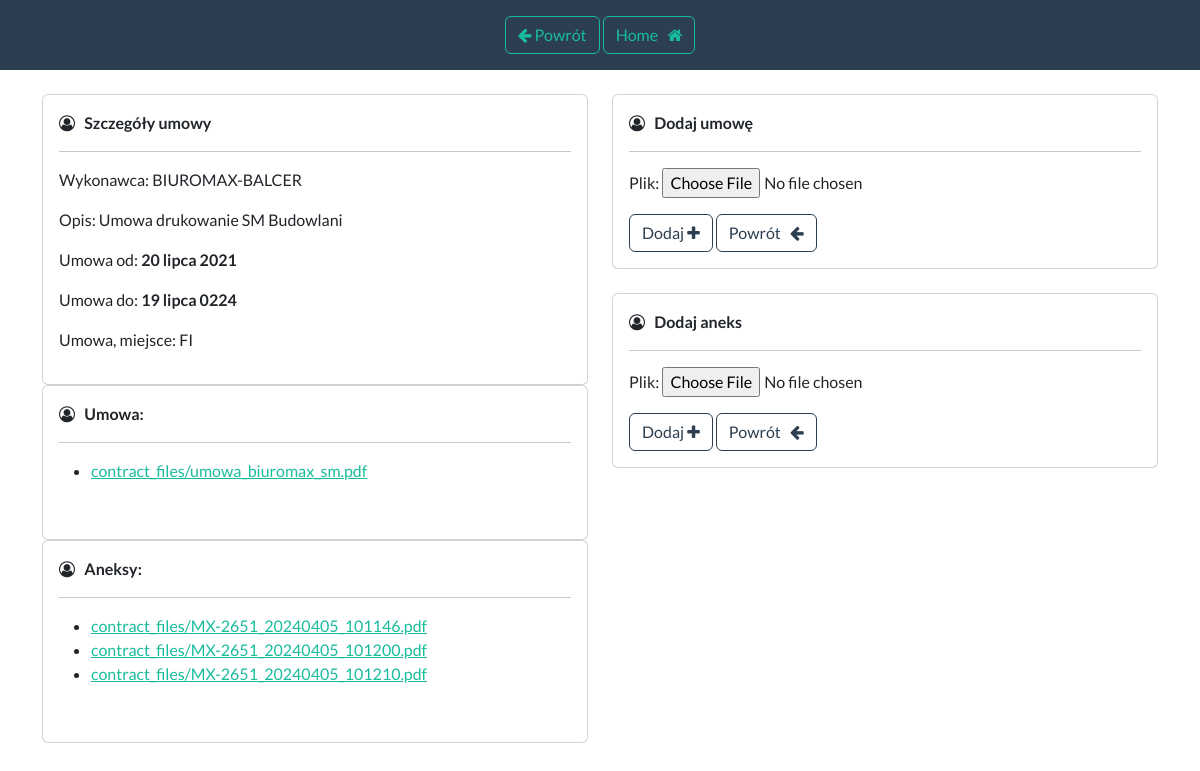
/umowy/details/42/ (signed in), run on the app's committed database.
### umowy/models.py (models this page shows, shortened)
class Contract(models.Model):
    contractor = models.ForeignKey(Contractor, on_delete=models.CASCADE)
    description = models.TextField()
    start_date = models.DateField()
    end_date = models.DateField(blank=True, null=True)
    indefinite = models.CharField(max_length=100, blank=True, null=True)
    status = models.CharField(max_length=100, default='Aktywna')
    place = models.CharField(max_length=20, blank=True, null=True)

class Contractor(models.Model):
    name = models.CharField(max_length=100)

class ContractFile(models.Model):
    contract = models.ForeignKey(Contract, on_delete=models.CASCADE)
    file = models.FileField(upload_to='contract_files/')

class ContractFileAnnex(models.Model):
    contract = models.ForeignKey(Contract, on_delete=models.CASCADE)
    file_annex = models.FileField(upload_to='contract_files/')

### umowy/views.py (the view)
# urls.py: path('details/<int:contract_id>/', views.details_contract, name='details_contract'),
@login_required(login_url="login")
def details_contract(request, contract_id):
    contract = get_object_or_404(Contract, pk=contract_id)
    my_files = ContractFile.objects.filter(contract=contract)
    annex_files = ContractFileAnnex.objects.filter(contract=contract)
    if request.method == 'POST':
        form = ContractFileForm(request.POST, request.FILES)
        annex_form = ContractFileFormAnnex(request.POST, request.FILES)
        if form.is_valid():
            instance = form.save(commit=False)
            instance.contract = contract
            instance.save()
            return redirect('details_contract', contract_id=contract_id)
        elif annex_form.is_valid():
            instance_annex = annex_form.save(commit=False)
            instance_annex.contract = contract
            instance_annex.save()
            return redirect('details_contract', contract_id=contract_id)
    else:
        form = ContractFileForm()
        annex_form = ContractFileFormAnnex()
    return render(request, 'details-contract.html',
                  {'contract': contract, 'form': form, 'annex_form': annex_form, 'my_files': my_files, 'annex_files': annex_files})

### umowy/forms.py (shortened to what this page needs)
class ContractFileForm(forms.ModelForm):
    class Meta:
        model = ContractFile
        fields = ['file']
        labels = {'file': 'Plik'}

class ContractFileFormAnnex(forms.ModelForm):
    class Meta:
        model = ContractFileAnnex
        fields = ['file_annex']
        labels = {'file_annex': 'Plik'}

### umowy/templates/details-contract.html (shortened to what this page needs)
{% extends 'base-contract-detail.html' %}
{% load static %}
{% block content %}
    <div class="row">
        <div class="col-sm-6 mb-3 mb-sm-0">
            <div class="card">
                <div class="card-body">
                    <i class="fa fa-user-circle-o" aria-hidden="true"></i> &nbsp;
                    <strong>Szczegóły umowy</strong>
                    <hr>
                    <p>Wykonawca: {{ contract.contractor.name }}</p>
                    <p>Opis: {{ contract.description }}</p>
                    <p>Umowa od: <b>{{ contract.start_date }}</b></p>
                    <p>Umowa do: {% if contract.end_date == None %}
                        <b>Czas nieokreślony</b>
                    {% else %}
                        <b>{{ contract.end_date }}</b>
                    {% endif %}</p>
                    <p>Umowa, miejsce: {{ contract.place }}</p>
                </div>
            </div>
            <div class="card">
                <div class="card-body">
                    <i class="fa fa-user-circle-o" aria-hidden="true"></i> &nbsp;
                    <strong>Umowa:</strong>
                    <hr>
                    <ul>
                        {% for file in my_files %}
                            <li><a href="{{ file.file.url }}" target="_blank">{{ file.file.name }}</a></li>
                        {% endfor %}
                    </ul>
                    <br>
                </div>
            </div>
            <div class="card">
                <div class="card-body">
                    <i class="fa fa-user-circle-o" aria-hidden="true"></i> &nbsp;
                    <strong>Aneksy:</strong>
                    <hr>
                    <ul>
                        {% for file_annex in annex_files %}
                            <li><a href="{{ file_annex.file_annex.url }}"
                                   target="_blank">{{ file_annex.file_annex.name }}</a></li>
                        {% endfor %}
                    </ul>
                    <br>
                </div>
            </div>
        </div>
        <div class="col-sm-6 mb-3 mb-sm-0">
            <div class="card">
                <div class="card-body">
                    <i class="fa fa-user-circle-o" aria-hidden="true"></i> &nbsp;
                    <strong>Dodaj umowę</strong>
                    <hr>
                    <form method="post" enctype="multipart/form-data">
                        {{ form.as_p }}
                        <button class="btn btn-outline-primary" type="submit">Dodaj <i class="fa fa-plus"></i></button>
                        <a href="{% url 'dashboard_contracts' %}" class="btn btn-outline-primary"> Powrót &nbsp; <i
                                class="fa fa-arrow-left"></i> </a>
                    </form>
                </div>
            </div>
            <br>
            <div class="card">
                <div class="card-body">
                    <i class="fa fa-user-circle-o" aria-hidden="true"></i> &nbsp;
                    <strong>Dodaj aneks</strong>
                    <hr>
                    <form method="post" enctype="multipart/form-data">
                        {{ annex_form.as_p }}
                        <button class="btn btn-outline-primary" type="submit">Dodaj <i class="fa fa-plus"></i></button>
                        <a href="{% url 'dashboard_contracts' %}" class="btn btn-outline-primary"> Powrót &nbsp; <i
                                class="fa fa-arrow-left"></i> </a>
                    </form>
                </div>
            </div>
        </div>
    </div>
{% endblock %}

### data on the page
Contract: contractor.name "BIUROMAX-BALCER", description "Umowa drukowanie SM Budowlani", start_date "20 lipca 2021", end_date "19 lipca 0224", place "FI"
ContractFile: file.name "contract_files/umowa_biuromax_sm.pdf"
ContractFileAnnex: file_annex.name "contract_files/MX-2651_20240405_101146.pdf"
ContractFileAnnex: file_annex.name "contract_files/MX-2651_20240405_101200.pdf"
ContractFileAnnex: file_annex.name "contract_files/MX-2651_20240405_101210.pdf"
